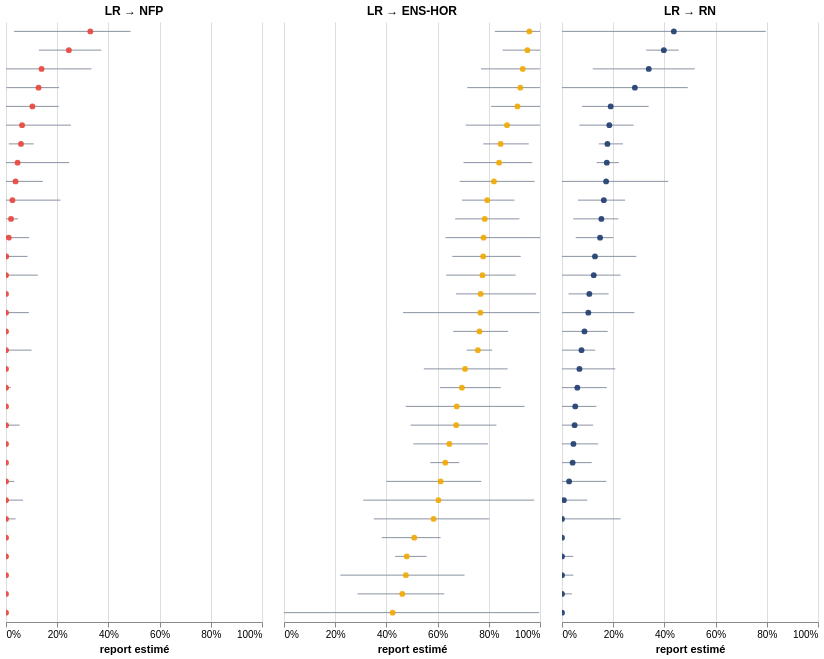

The notebook cell this image was saved under:
### Markdown cell above
Les reports des électeurs du NFP vers le candidat Ensemble ou Horizons dans le cas d’un duel contre le RN se concentrent autour de 86 % en médiane et restent presque toujours supérieurs à 70 %.

Les reports LR sont généralement autour de 65 %, avec quelques valeurs extrêmes, qui semblent plus correspondre à des effets repoussoir, soit du candidat Ensemble, soit du candidat RN. Les bons reports LR vers le candidat Renaissance concernent les circos où celui-ci est opposé à José Gonzalez (implanté depuis longtemps) ou Anis Bouvard (qui a fait une prestation désastreuse à la télévision). Les plus mauvais reports concernent Marc Fesneau et Richard Ramos.

### Triangulaires NFP / ENS-HOR / RN — reports des électeurs LR

### Code cell
triangulaires = paires(df.filter(pl.col("configuration") == "NFP / ENS-HOR / RN"))
panneaux(triangulaires, cand, ["LR → NFP", "LR → ENS-HOR", "LR → RN"], cols=3)

### Figure 1 — Vega-Lite specification as saved in the notebook (floating-point values rounded to 4 significant figures)
{"config": {"view": {"continuousWidth": 300, "continuousHeight": 300, "stroke": null}}, "vconcat": [{"hconcat": [{"layer": [{"mark": {"type": "rule", "color": "#8a93a3", "strokeWidth": 1}, "encoding": {"x": {"field": "stabilite_bas", "scale": {"domain": [0, 1]}, "title": "report estimé", "type": "quantitative"}, "x2": {"field": "stabilite_haut"}, "y": {"axis": null, "field": "rang", "scale": {"domain": [0, 1]}, "type": "quantitative"}}, "name": "view_65996aa2bc74e5f0_0"}, {"mark": {"type": "circle", "opacity": 0.9, "size": 34}, "encoding": {"color": {"field": "coul", "legend": null, "scale": null, "type": "nominal"}, "x": {"axis": {"format": "%"}, "field": "report", "type": "quantitative"}, "y": {"axis": null, "field": "rang", "scale": {"domain": [0, 1]}, "type": "quantitative"}}}, {"mark": {"type": "circle", "opacity": 0, "size": 260}, "encoding": {"tooltip": [{"field": "circonscription", "title": "Circ.", "type": "nominal"}, {"field": "candidat", "title": "Candidat·e", "type": "nominal"}, {"field": "report", "format": ".0%", "title": "Report", "type": "quantitative"}, {"field": "stabilite_bas", "format": ".0%", "title": "Plage basse", "type": "quantitative"}, {"field": "stabilite_haut", "format": ".0%", "title": "Plage haute", "type": "quantitative"}], "x": {"field": "report", "type": "quantitative"}, "y": {"axis": null, "field": "rang", "scale": {"domain": [0, 1]}, "type": "quantitative"}}}], "data": {"name": "data-3fb1640931c632c1eebbdc61f4a52f26"}, "height": 600, "title": {"text": "LR → NFP", "fontSize": 12}, "width": 256.0}, {"layer": [{"mark": {"type": "rule", "color": "#8a93a3", "strokeWidth": 1}, "encoding": {"x": {"field": "stabilite_bas", "scale": {"domain": [0, 1]}, "title": "report estimé", "type": "quantitative"}, "x2": {"field": "stabilite_haut"}, "y": {"axis": null, "field": "rang", "scale": {"domain": [0, 1]}, "type": "quantitative"}}, "name": "view_064645d295b2723f_0"}, {"mark": {"type": "circle", "opacity": 0.9, "size": 34}, "encoding": {"color": {"field": "coul", "legend": null, "scale": null, "type": "nominal"}, "x": {"axis": {"format": "%"}, "field": "report", "type": "quantitative"}, "y": {"axis": null, "field": "rang", "scale": {"domain": [0, 1]}, "type": "quantitative"}}}, {"mark": {"type": "circle", "opacity": 0, "size": 260}, "encoding": {"tooltip": [{"field": "circonscription", "title": "Circ.", "type": "nominal"}, {"field": "candidat", "title": "Candidat·e", "type": "nominal"}, {"field": "report", "format": ".0%", "title": "Report", "type": "quantitative"}, {"field": "stabilite_bas", "format": ".0%", "title": "Plage basse", "type": "quantitative"}, {"field": "stabilite_haut", "format": ".0%", "title": "Plage haute", "type": "quantitative"}], "x": {"field": "report", "type": "quantitative"}, "y": {"axis": null, "field": "rang", "scale": {"domain": [0, 1]}, "type": "quantitative"}}}], "data": {"name": "data-208a87e506ad23df94a613214d979d17"}, "height": 600, "title": {"text": "LR → ENS-HOR", "fontSize": 12}, "width": 256.0}, {"layer": [{"mark": {"type": "rule", "color": "#8a93a3", "strokeWidth": 1}, "encoding": {"x": {"field": "stabilite_bas", "scale": {"domain": [0, 1]}, "title": "report estimé", "type": "quantitative"}, "x2": {"field": "stabilite_haut"}, "y": {"axis": null, "field": "rang", "scale": {"domain": [0, 1]}, "type": "quantitative"}}, "name": "view_ba17d011fce8cac0_0"}, {"mark": {"type": "circle", "opacity": 0.9, "size": 34}, "encoding": {"color": {"field": "coul", "legend": null, "scale": null, "type": "nominal"}, "x": {"axis": {"format": "%"}, "field": "report", "type": "quantitative"}, "y": {"axis": null, "field": "rang", "scale": {"domain": [0, 1]}, "type": "quantitative"}}}, {"mark": {"type": "circle", "opacity": 0, "size": 260}, "encoding": {"tooltip": [{"field": "circonscription", "title": "Circ.", "type": "nominal"}, {"field": "candidat", "title": "Candidat·e", "type": "nominal"}, {"field": "report", "format": ".0%", "title": "Report", "type": "quantitative"}, {"field": "stabilite_bas", "format": ".0%", "title": "Plage basse", "type": "quantitative"}, {"field": "stabilite_haut", "format": ".0%", "title": "Plage haute", "type": "quantitative"}], "x": {"field": "report", "type": "quantitative"}, "y": {"axis": null, "field": "rang", "scale": {"domain": [0, 1]}, "type": "quantitative"}}}], "data": {"name": "data-5c7fbe726be9af2e14c659c93e82d42c"}, "height": 600, "title": {"text": "LR → RN", "fontSize": 12}, "width": 256.0}]}], "params": [{"name": "zoom0", "select": {"type": "interval", "encodings": ["x", "y"]}, "bind": "scales", "views": ["view_65996aa2bc74e5f0_0"]}, {"name": "zoom1", "select": {"type": "interval", "encodings": ["x", "y"]}, "bind": "scales", "views": ["view_064645d295b2723f_0"]}, {"name": "zoom2", "select": {"type": "interval", "encodings": ["x", "y"]}, "bind": "scales", "views": ["view_ba17d011fce8cac0_0"]}], "spacing": 24, "$schema": "https://vega.github.io/schema/vega-lite/v6.4.1.json", "datasets": {"data-3fb1640931c632c1eebbdc61f4a52f26": [{"circonscription": "16-01", "candidat": "PILATO René", "report": 0.04527, "stabilite_bas": 4.029e-11, "stabilite_haut": 0.2469, "paire": "LR → NFP", "rang": 0.7656, "coul": "#e8443a"}, {"circonscription": "21-01", "candidat": "GODARD Océane", "report": 0.01047, "stabilite_bas": 2.838e-11, "stabilite_haut": 0.09027, "paire": "LR → NFP", "rang": 0.6406, "coul": "#e8443a"}, {"circonscription": "22-01", "candidat": "GORGIARD Marion", "report": 1.899e-10, "stabilite_bas": 1.454e-11, "stabilite_haut": 3.162e-09, "paire": "LR → NFP", "rang": 0.4844, "coul": "#e8443a"}, {"circonscription": "29-01", "candidat": "LEBERT Grégory", "report": 0.0007739, "stabilite_bas": 1.424e-11, "stabilite_haut": 0.08383, "paire": "LR → NFP", "rang": 0.6094, "coul": "#e8443a"}, {"circonscription": "29-07", "candidat": "HARVINDER Jugdeep", "report": 0.1273, "stabilite_bas": 0.001193, "stabilite_haut": 0.2073, "paire": "LR → NFP", "rang": 0.8906, "coul": "#e8443a"}, {"circonscription": "31-03", "candidat": "ROBY Agathe", "report": 4.722e-10, "stabilite_bas": 6.505e-12, "stabilite_haut": 2.109e-09, "paire": "LR → NFP", "rang": 0.5469, "coul": "#e8443a"}, {"circonscription": "35-01", "candidat": "MESMEUR Marie", "report": 0.06285, "stabilite_bas": 1.275e-10, "stabilite_haut": 0.2533, "paire": "LR → NFP", "rang": 0.8281, "coul": "#e8443a"}, {"circonscription": "35-02", "candidat": "LAHAIS Tristan", "report": 1.527e-10, "stabilite_bas": 3.002e-11, "stabilite_haut": 0.09987, "paire": "LR → NFP", "rang": 0.4531, "coul": "#e8443a"}, {"circonscription": "44-03", "candidat": "AMIOT Ségolène", "report": 1.021e-11, "stabilite_bas": 9.398e-12, "stabilite_haut": 1.492e-09, "paire": "LR → NFP", "rang": 0.1094, "coul": "#e8443a"}, {"circonscription": "44-10", "candidat": "VIANCIN Maxime", "report": 2.749e-11, "stabilite_bas": 1.174e-11, "stabilite_haut": 0.06686, "paire": "LR → NFP", "rang": 0.2031, "coul": "#e8443a"}, {"circonscription": "49-01", "candidat": "RICHARD Elsa", "report": 9.538e-10, "stabilite_bas": 1.312e-11, "stabilite_haut": 0.1242, "paire": "LR → NFP", "rang": 0.5781, "coul": "#e8443a"}, {"circonscription": "49-02", "candidat": "METAYER Léo", "report": 1.245e-10, "stabilite_bas": 1.87e-12, "stabilite_haut": 1.408e-10, "paire": "LR → NFP", "rang": 0.4219, "coul": "#e8443a"}, {"circonscription": "49-07", "candidat": "JOUANNEAU Guillaume", "report": 9.759e-11, "stabilite_bas": 1.063e-11, "stabilite_haut": 0.05316, "paire": "LR → NFP", "rang": 0.3281, "coul": "#e8443a"}, {"circonscription": "54-02", "candidat": "HABLOT Stéphane", "report": 0.3294, "stabilite_bas": 0.03118, "stabilite_haut": 0.4865, "paire": "LR → NFP", "rang": 0.9844, "coul": "#e8443a"}, {"circonscription": "59-02", "candidat": "BERNALICIS Ugo", "report": 0.02522, "stabilite_bas": 4.97e-11, "stabilite_haut": 0.2126, "paire": "LR → NFP", "rang": 0.7031, "coul": "#e8443a"}, {"circonscription": "59-04", "candidat": "BRUN Charlotte", "report": 1.4e-11, "stabilite_bas": 3.675e-12, "stabilite_haut": 7.467e-10, "paire": "LR → NFP", "rang": 0.1406, "coul": "#e8443a"}, {"circonscription": "59-09", "candidat": "VIDAL-SAGNIER Odile", "report": 5.736e-11, "stabilite_bas": 1.042e-12, "stabilite_haut": 1.071e-10, "paire": "LR → NFP", "rang": 0.2656, "coul": "#e8443a"}, {"circonscription": "63-01", "candidat": "MAXIMI Marianne", "report": 0.2456, "stabilite_bas": 0.1285, "stabilite_haut": 0.3722, "paire": "LR → NFP", "rang": 0.9531, "coul": "#e8443a"}, {"circonscription": "63-03", "candidat": "BONNET Nicolas", "report": 0.05855, "stabilite_bas": 0.01098, "stabilite_haut": 0.1082, "paire": "LR → NFP", "rang": 0.7969, "coul": "#e8443a"}, {"circonscription": "67-02", "candidat": "FERNANDES Emmanuel", "report": 9.947e-11, "stabilite_bas": 5.03e-12, "stabilite_haut": 1.554e-08, "paire": "LR → NFP", "rang": 0.3594, "coul": "#e8443a"}, {"circonscription": "67-03", "candidat": "SOTHER Thierry", "report": 2.596e-11, "stabilite_bas": 5.585e-12, "stabilite_haut": 0.03758, "paire": "LR → NFP", "rang": 0.1719, "coul": "#e8443a"}, {"circonscription": "69-01", "candidat": "BELOUASSA-CHERIFI Anaïs", "report": 0.1389, "stabilite_bas": 4.628e-11, "stabilite_haut": 0.3339, "paire": "LR → NFP", "rang": 0.9219, "coul": "#e8443a"}, {"circonscription": "69-04", "candidat": "RUNEL Sandrine", "report": 5.572e-11, "stabilite_bas": 5.451e-12, "stabilite_haut": 0.03229, "paire": "LR → NFP", "rang": 0.2344, "coul": "#e8443a"}, {"circonscription": "69-05", "candidat": "MATTEUCCI Fabrice", "report": 2.653e-10, "stabilite_bas": 1.084e-11, "stabilite_haut": 0.08958, "paire": "LR → NFP", "rang": 0.5156, "coul": "#e8443a"}, {"circonscription": "69-07", "candidat": "LAHMAR Abdelkader", "report": 0.03737, "stabilite_bas": 4.025e-11, "stabilite_haut": 0.1439, "paire": "LR → NFP", "rang": 0.7344, "coul": "#e8443a"}, {"circonscription": "69-12", "candidat": "GAILLOT DURAND Lucie", "report": 1.091e-10, "stabilite_bas": 4.517e-12, "stabilite_haut": 0.01883, "paire": "LR → NFP", "rang": 0.3906, "coul": "#e8443a"}, {"circonscription": "78-01", "candidat": "RAMAGE Sébastien", "report": 4.873e-13, "stabilite_bas": 4.012e-13, "stabilite_haut": 3.084e-11, "paire": "LR → NFP", "rang": 0.01562, "coul": "#e8443a"}, {"circonscription": "78-06", "candidat": "SAUGER Mélinda", "report": 7.58e-12, "stabilite_bas": 6.828e-13, "stabilite_haut": 5.633e-11, "paire": "LR → NFP", "rang": 0.07812, "coul": "#e8443a"}, {"circonscription": "78-10", "candidat": "BRIOLAIS Cédric", "report": 6.389e-11, "stabilite_bas": 2.2e-12, "stabilite_haut": 2.011e-10, "paire": "LR → NFP", "rang": 0.2969, "coul": "#e8443a"}, {"circonscription": "80-02", "candidat": "HAMDANE Zahia", "report": 0.01966, "stabilite_bas": 2.325e-11, "stabilite_haut": 0.04737, "paire": "LR → NFP", "rang": 0.6719, "coul": "#e8443a"}, {"circonscription": "95-01", "candidat": "JULES-ARTHUR Maximillien", "report": 0.1032, "stabilite_bas": 2.482e-10, "stabilite_haut": 0.2062, "paire": "LR → NFP", "rang": 0.8594, "coul": "#e8443a"}, {"circonscription": "95-06", "candidat": "CATHALA Gabrielle", "report": 3.513e-12, "stabilite_bas": 2.679e-12, "stabilite_haut": 2.497e-10, "paire": "LR → NFP", "rang": 0.04688, "coul": "#e8443a"}], "data-208a87e506ad23df94a613214d979d17": [{"circonscription": "16-01", "candidat": "MESNIER Thomas", "report": 0.767, "stabilite_bas": 0.4651, "stabilite_haut": 0.9987, "paire": "LR → ENS-HOR", "rang": 0.5156, "coul": "#f2a900"}, {"circonscription": "21-01", "candidat": "MARTIN Didier", "report": 0.6948, "stabilite_bas": 0.6095, "stabilite_haut": 0.8462, "paire": "LR → ENS-HOR", "rang": 0.3906, "coul": "#f2a900"}, {"circonscription": "22-01", "candidat": "COSSON Mickaël", "report": 0.7682, "stabilite_bas": 0.6715, "stabilite_haut": 0.985, "paire": "LR → ENS-HOR", "rang": 0.5469, "coul": "#f2a900"}, {"circonscription": "29-01", "candidat": "LE MEUR Annaïg", "report": 0.7939, "stabilite_bas": 0.6948, "stabilite_haut": 0.9003, "paire": "LR → ENS-HOR", "rang": 0.7031, "coul": "#f2a900"}, {"circonscription": "29-07", "candidat": "TANGUY Liliana", "report": 0.7073, "stabilite_bas": 0.5462, "stabilite_haut": 0.8736, "paire": "LR → ENS-HOR", "rang": 0.4219, "coul": "#f2a900"}, {"circonscription": "31-03", "candidat": "VIGNON Corinne", "report": 0.7797, "stabilite_bas": 0.6309, "stabilite_haut": 1.0, "paire": "LR → ENS-HOR", "rang": 0.6406, "coul": "#f2a900"}, {"circonscription": "35-01", "candidat": "BOUCHER Nicolas", "report": 0.6746, "stabilite_bas": 0.4754, "stabilite_haut": 0.9395, "paire": "LR → ENS-HOR", "rang": 0.3594, "coul": "#f2a900"}, {"circonscription": "35-02", "candidat": "MAILLART-MÉHAIGNERIE Laurence", "report": 0.7841, "stabilite_bas": 0.6686, "stabilite_haut": 0.9192, "paire": "LR → ENS-HOR", "rang": 0.6719, "coul": "#f2a900"}, {"circonscription": "44-03", "candidat": "ANNEREAU Matthieu", "report": 0.6458, "stabilite_bas": 0.5056, "stabilite_haut": 0.7974, "paire": "LR → ENS-HOR", "rang": 0.2969, "coul": "#f2a900"}, {"circonscription": "44-10", "candidat": "ERRANTE Sophie", "report": 0.8401, "stabilite_bas": 0.7015, "stabilite_haut": 0.9696, "paire": "LR → ENS-HOR", "rang": 0.7656, "coul": "#f2a900"}, {"circonscription": "49-01", "candidat": "GERNIGON François", "report": 0.7634, "stabilite_bas": 0.6608, "stabilite_haut": 0.8747, "paire": "LR → ENS-HOR", "rang": 0.4844, "coul": "#f2a900"}, {"circonscription": "49-02", "candidat": "DUPONT Stella", "report": 0.8462, "stabilite_bas": 0.7785, "stabilite_haut": 0.9561, "paire": "LR → ENS-HOR", "rang": 0.7969, "coul": "#f2a900"}, {"circonscription": "49-07", "candidat": "BOLO Philippe", "report": 0.9231, "stabilite_bas": 0.7158, "stabilite_haut": 1.0, "paire": "LR → ENS-HOR", "rang": 0.8906, "coul": "#f2a900"}, {"circonscription": "54-02", "candidat": "LACRESSE Emmanuel", "report": 0.476, "stabilite_bas": 0.2202, "stabilite_haut": 0.7051, "paire": "LR → ENS-HOR", "rang": 0.07812, "coul": "#f2a900"}, {"circonscription": "59-02", "candidat": "SALANON Violette", "report": 0.6727, "stabilite_bas": 0.4942, "stabilite_haut": 0.8297, "paire": "LR → ENS-HOR", "rang": 0.3281, "coul": "#f2a900"}, {"circonscription": "59-04", "candidat": "LISO Brigitte", "report": 0.9585, "stabilite_bas": 0.8239, "stabilite_haut": 1.0, "paire": "LR → ENS-HOR", "rang": 0.9844, "coul": "#f2a900"}, {"circonscription": "59-09", "candidat": "SPILLEBOUT Violette", "report": 0.912, "stabilite_bas": 0.8095, "stabilite_haut": 1.0, "paire": "LR → ENS-HOR", "rang": 0.8594, "coul": "#f2a900"}, {"circonscription": "63-01", "candidat": "PRONONCE Hervé", "report": 0.5089, "stabilite_bas": 0.382, "stabilite_haut": 0.6115, "paire": "LR → ENS-HOR", "rang": 0.1406, "coul": "#f2a900"}, {"circonscription": "63-03", "candidat": "VICHNIEVSKY Laurence", "report": 0.6301, "stabilite_bas": 0.5716, "stabilite_haut": 0.6845, "paire": "LR → ENS-HOR", "rang": 0.2656, "coul": "#f2a900"}, {"circonscription": "67-02", "candidat": "BREITMAN Rebecca", "report": 0.8712, "stabilite_bas": 0.7099, "stabilite_haut": 1.0, "paire": "LR → ENS-HOR", "rang": 0.8281, "coul": "#f2a900"}, {"circonscription": "67-03", "candidat": "STUDER Bruno", "report": 0.6031, "stabilite_bas": 0.3096, "stabilite_haut": 0.9771, "paire": "LR → ENS-HOR", "rang": 0.2031, "coul": "#f2a900"}, {"circonscription": "69-01", "candidat": "RUDIGOZ Thomas", "report": 0.4243, "stabilite_bas": 8.656e-10, "stabilite_haut": 0.9969, "paire": "LR → ENS-HOR", "rang": 0.01562, "coul": "#f2a900"}, {"circonscription": "69-04", "candidat": "BRUGNERA Anne", "report": 0.9508, "stabilite_bas": 0.8534, "stabilite_haut": 1.0, "paire": "LR → ENS-HOR", "rang": 0.9531, "coul": "#f2a900"}, {"circonscription": "69-05", "candidat": "BROCARD Blandine", "report": 0.6117, "stabilite_bas": 0.3996, "stabilite_haut": 0.7705, "paire": "LR → ENS-HOR", "rang": 0.2344, "coul": "#f2a900"}, {"circonscription": "69-07", "candidat": "VINCENDET Alexandre", "report": 0.5842, "stabilite_bas": 0.3505, "stabilite_haut": 0.802, "paire": "LR → ENS-HOR", "rang": 0.1719, "coul": "#f2a900"}, {"circonscription": "69-12", "candidat": "ISAAC-SIBILLE Cyrille", "report": 0.7573, "stabilite_bas": 0.7131, "stabilite_haut": 0.8134, "paire": "LR → ENS-HOR", "rang": 0.4531, "coul": "#f2a900"}, {"circonscription": "78-01", "candidat": "RODWELL Charles", "report": 0.4794, "stabilite_bas": 0.4343, "stabilite_haut": 0.5565, "paire": "LR → ENS-HOR", "rang": 0.1094, "coul": "#f2a900"}, {"circonscription": "78-06", "candidat": "POUZYREFF Natalia", "report": 0.9327, "stabilite_bas": 0.7697, "stabilite_haut": 1.0, "paire": "LR → ENS-HOR", "rang": 0.9219, "coul": "#f2a900"}, {"circonscription": "78-10", "candidat": "BERGÉ Aurore", "report": 0.7753, "stabilite_bas": 0.6336, "stabilite_haut": 0.9048, "paire": "LR → ENS-HOR", "rang": 0.5781, "coul": "#f2a900"}, {"circonscription": "80-02", "candidat": "DE JENLIS Hubert", "report": 0.8202, "stabilite_bas": 0.6865, "stabilite_haut": 0.979, "paire": "LR → ENS-HOR", "rang": 0.7344, "coul": "#f2a900"}, {"circonscription": "95-01", "candidat": "CHANDLER Émilie", "report": 0.4621, "stabilite_bas": 0.2874, "stabilite_haut": 0.6262, "paire": "LR → ENS-HOR", "rang": 0.04688, "coul": "#f2a900"}, {"circonscription": "95-06", "candidat": "FOLEST Estelle", "report": 0.7781, "stabilite_bas": 0.6574, "stabilite_haut": 0.9246, "paire": "LR → ENS-HOR", "rang": 0.6094, "coul": "#f2a900"}], "data-5c7fbe726be9af2e14c659c93e82d42c": [{"circonscription": "16-01", "candidat": "LATUS Marion", "report": 0.1723, "stabilite_bas": 4.939e-10, "stabilite_haut": 0.4151, "paire": "LR → RN", "rang": 0.7344, "coul": "#1d3b6e"}, {"circonscription": "21-01", "candidat": "HUMBLOT-CORNILLE Cyline", "report": 0.1634, "stabilite_bas": 0.0621, "stabilite_haut": 0.2467, "paire": "LR → RN", "rang": 0.7031, "coul": "#1d3b6e"}, {"circonscription": "22-01", "candidat": "BILLAUD Françoise", "report": 1.829e-10, "stabilite_bas": 1.277e-11, "stabilite_haut": 0.04378, "paire": "LR → RN", "rang": 0.1094, "coul": "#1d3b6e"}, {"circonscription": "29-01", "candidat": "HÉNAFF Christel", "report": 0.1068, "stabilite_bas": 0.02533, "stabilite_haut": 0.182, "paire": "LR → RN", "rang": 0.5469, "coul": "#1d3b6e"}, {"circonscription": "29-07", "candidat": "ALANOU Annick", "report": 0.05989, "stabilite_bas": 5.852e-11, "stabilite_haut": 0.1747, "paire": "LR → RN", "rang": 0.3906, "coul": "#1d3b6e"}, {"circonscription": "31-03", "candidat": "ALARCON Stéphanie", "report": 3.265e-10, "stabilite_bas": 4.209e-12, "stabilite_haut": 5.983e-10, "paire": "LR → RN", "rang": 0.1406, "coul": "#1d3b6e"}, {"circonscription": "35-01", "candidat": "REY DU BOISSIEU Jeanne", "report": 0.1028, "stabilite_bas": 2.73e-10, "stabilite_haut": 0.2826, "paire": "LR → RN", "rang": 0.5156, "coul": "#1d3b6e"}, {"circonscription": "35-02", "candidat": "VANHAECKE Bérénice", "report": 1.5e-11, "stabilite_bas": 4.113e-12, "stabilite_haut": 3.729e-10, "paire": "LR → RN", "rang": 0.01562, "coul": "#1d3b6e"}, {"circonscription": "44-03", "candidat": "ARC Laurie", "report": 0.0518, "stabilite_bas": 1.171e-10, "stabilite_haut": 0.1344, "paire": "LR → RN", "rang": 0.3594, "coul": "#1d3b6e"}, {"circonscription": "44-10", "candidat": "COTREL Stéphanie", "report": 0.007377, "stabilite_bas": 2.916e-11, "stabilite_haut": 0.09935, "paire": "LR → RN", "rang": 0.2031, "coul": "#1d3b6e"}, {"circonscription": "49-01", "candidat": "LOUVIGNE Hugo", "report": 1.057e-10, "stabilite_bas": 5.848e-12, "stabilite_haut": 0.03872, "paire": "LR → RN", "rang": 0.04688, "coul": "#1d3b6e"}, {"circonscription": "49-02", "candidat": "BRISSEAU Thomas", "report": 0.1538, "stabilite_bas": 0.0439, "stabilite_haut": 0.2201, "paire": "LR → RN", "rang": 0.6719, "coul": "#1d3b6e"}, {"circonscription": "49-07", "candidat": "LASCAUD Clémence", "report": 0.02782, "stabilite_bas": 2.879e-11, "stabilite_haut": 0.173, "paire": "LR → RN", "rang": 0.2344, "coul": "#1d3b6e"}, {"circonscription": "54-02", "candidat": "MAILLOT Geneviève", "report": 0.1902, "stabilite_bas": 0.07873, "stabilite_haut": 0.3384, "paire": "LR → RN", "rang": 0.8594, "coul": "#1d3b6e"}, {"circonscription": "59-02", "candidat": "GUÉRARD Philippe", "report": 0.1487, "stabilite_bas": 0.05362, "stabilite_haut": 0.2002, "paire": "LR → RN", "rang": 0.6406, "coul": "#1d3b6e"}, {"circonscription": "59-04", "candidat": "MORAND Anne", "report": 0.04153, "stabilite_bas": 1.013e-10, "stabilite_haut": 0.116, "paire": "LR → RN", "rang": 0.2656, "coul": "#1d3b6e"}, {"circonscription": "59-09", "candidat": "LANDRU Christine", "report": 0.07618, "stabilite_bas": 1.973e-10, "stabilite_haut": 0.1299, "paire": "LR → RN", "rang": 0.4531, "coul": "#1d3b6e"}, {"circonscription": "63-01", "candidat": "CLEMENT Louis", "report": 0.08769, "stabilite_bas": 0.0003824, "stabilite_haut": 0.1783, "paire": "LR → RN", "rang": 0.4844, "coul": "#1d3b6e"}, {"circonscription": "63-03", "candidat": "PERS Nadine", "report": 0.1774, "stabilite_bas": 0.1436, "stabilite_haut": 0.2382, "paire": "LR → RN", "rang": 0.7969, "coul": "#1d3b6e"}, {"circonscription": "67-02", "candidat": "JORON Virginie", "report": 0.1288, "stabilite_bas": 7.54e-10, "stabilite_haut": 0.2901, "paire": "LR → RN", "rang": 0.6094, "coul": "#1d3b6e"}, {"circonscription": "67-03", "candidat": "DÔ Stéphanie", "report": 9.162e-10, "stabilite_bas": 2.937e-11, "stabilite_haut": 0.2291, "paire": "LR → RN", "rang": 0.1719, "coul": "#1d3b6e"}, {"circonscription": "69-01", "candidat": "MOUTON Laurent", "report": 0.4369, "stabilite_bas": 9.981e-11, "stabilite_haut": 0.7959, "paire": "LR → RN", "rang": 0.9844, "coul": "#1d3b6e"}, {"circonscription": "69-04", "candidat": "CHAUMONT Yannick", "report": 0.04922, "stabilite_bas": 7.549e-11, "stabilite_haut": 0.1217, "paire": "LR → RN", "rang": 0.3281, "coul": "#1d3b6e"}, {"circonscription": "69-05", "candidat": "BITOUM Sasha", "report": 0.0447, "stabilite_bas": 7.381e-10, "stabilite_haut": 0.1411, "paire": "LR → RN", "rang": 0.2969, "coul": "#1d3b6e"}, {"circonscription": "69-07", "candidat": "PIGNAL Cédric", "report": 0.2847, "stabilite_bas": 1.401e-10, "stabilite_haut": 0.4912, "paire": "LR → RN", "rang": 0.8906, "coul": "#1d3b6e"}, {"circonscription": "69-12", "candidat": "LUISIER Clémence", "report": 0.175, "stabilite_bas": 0.1355, "stabilite_haut": 0.2218, "paire": "LR → RN", "rang": 0.7656, "coul": "#1d3b6e"}, {"circonscription": "78-01", "candidat": "JACQMIN Anne", "report": 0.3978, "stabilite_bas": 0.3292, "stabilite_haut": 0.456, "paire": "LR → RN", "rang": 0.9531, "coul": "#1d3b6e"}, {"circonscription": "78-06", "candidat": "LELANDAIS Sophie", "report": 1.583e-10, "stabilite_bas": 1.148e-11, "stabilite_haut": 0.0441, "paire": "LR → RN", "rang": 0.07812, "coul": "#1d3b6e"}, {"circonscription": "78-10", "candidat": "DU CHALARD Thomas", "report": 0.1849, "stabilite_bas": 0.06752, "stabilite_haut": 0.2796, "paire": "LR → RN", "rang": 0.8281, "coul": "#1d3b6e"}, {"circonscription": "80-02", "candidat": "TOUMI Damien", "report": 0.124, "stabilite_bas": 1.662e-08, "stabilite_haut": 0.2289, "paire": "LR → RN", "rang": 0.5781, "coul": "#1d3b6e"}, {"circonscription": "95-01", "candidat": "SICARD Anne", "report": 0.3389, "stabilite_bas": 0.12, "stabilite_haut": 0.5188, "paire": "LR → RN", "rang": 0.9219, "coul": "#1d3b6e"}, {"circonscription": "95-06", "candidat": "BRUNA Annika", "report": 0.0681, "stabilite_bas": 9.927e-11, "stabilite_haut": 0.208, "paire": "LR → RN", "rang": 0.4219, "coul": "#1d3b6e"}]}}
